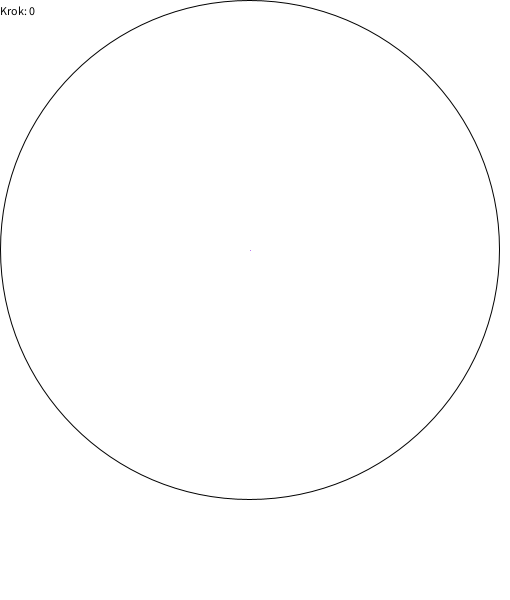
Frame 1 (no input)
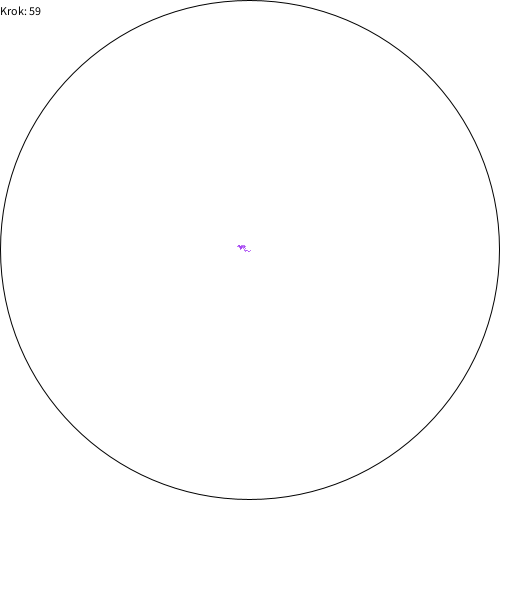
Frame 60 (the mouse pressed at the canvas centre just before this capture)
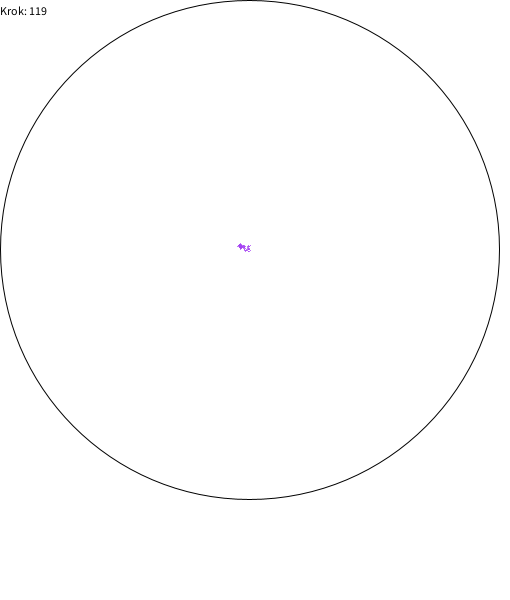
Frame 120 (the mouse held since frame 60 and released just before this capture)

The Processing sketch that drew these frames (run headless with seeded random() and noise(); from frame 60 on, the mouse is pressed at the canvas centre):

// Processing sketch: LosoweBladzenie
// ── LosoweBladzenie.pde
/* Losowe błądzenie w obcym środowisku ;-) */
/* PRZETŁUMACZONE Z APLIKACJI Delphi NA Processing ZA POMOCĄ GEMINI */

int s = 500;
int last = 100;

int x, y, r, g, b, i, licznik, min, max, sum;
boolean finished = false;

void settings() {
  size(s + 10, s + 100);
}

void setup() {
  background(255);
  frameRate(2999);
  sum = 0;
  max = 0;
  min = 0;
  i = 1;

  ellipseMode(CORNER);
  stroke(0);
  noFill();
  ellipse(0, 0, s - 1, s - 1); /* obszar pomiaru [cite: 8] */

  resetWalk();
}

void resetWalk() {
  licznik = 0;
  r = int(random(256));
  g = int(random(256));
  b = int(random(256));

  x = s / 2;
  y = s / 2;
}

double distance(double x1, double y1, double x2, double y2) {
  return sqrt(sq((float)(x1 - x2)) + sq((float)(y1 - y2)));
}

void draw() {
  if (finished) return;

  if (i <= last) {
    /* Rysowanie punktu b\u0142\u0105dzenia */
    stroke(r, g, b);
    point(x, y);

    /* Wyczyszczenie i wypisanie licznika krok�w u g�ry */
    fill(255);
    noStroke();
    rect(0, 0, 150, 20);
    fill(0);
    textSize(12);
    text("Krok: " + licznik, 0, 15); /* write('Krok: ',licznik,' '); [cite: 8] */

    /* Losowy krok */
    x = x + int(random(3)) - 1;
    y = y + int(random(3)) - 1;
    licznik = licznik + 1;

    /* Sprawdzenie czy wyszed\u0142 poza obszar pomiaru */
    if (distance(x, y, s / 2.0, s / 2.0) > s / 2.0) {
      sum = sum + licznik;
      if (i == 1) {
        min = licznik;
      }
      if (licznik < min) {
        min = licznik;
      }
      if (licznik > max) {
        max = licznik;
      }

      /* Wypisanie statystyk w dolnej cz\u0119\u015bci okna */
      fill(255);
      noStroke();
      rect(0, 510, s + 10, 90);

      stroke(r, g, b);
      fill(r, g, b);
      text("Po " + i + " przebiegach na " + last + ":", 0, 525); /* writeln('Po ', i, ' przebiegach na ', last, ':'); */
      text("min = " + min, 0, 545); /* writeln('min = ', min,' '); */
      text("średnia = " + round((float)sum / i), 0, 565); /* writeln('średnia = ', round(sum/i),' '); */
      text("max = " + max, 0, 585); /* writeln('max = ', max,' '); */

      i = i + 1;
      if (i <= last) {
        ellipseMode(CORNER);
        noFill();
        stroke(0);
        ellipse(0, 0, s - 1, s - 1);
        resetWalk();
      } else {
        finished = true;
      }
    }
  }
}
